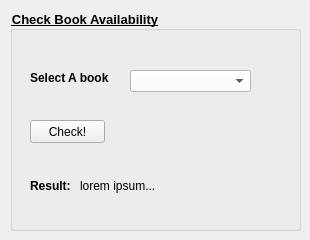
      <widget class="QWidget" name="checkBookAvaliableScreen">
       <widget class="QGroupBox" name="groupBox_4">
        <property name="geometry">
         <rect>
          <x>10</x>
          <y>10</y>
          <width>291</width>
          <height>221</height>
         </rect>
        </property>
        <property name="font">
         <font>
          <pointsize>10</pointsize>
          <weight>75</weight>
          <bold>true</bold>
          <underline>true</underline>
         </font>
        </property>
        <property name="styleSheet">
         <string notr="true">selection-background-color: rgb(235, 252, 255);</string>
        </property>
        <property name="title">
         <string>Check Book Availability</string>
        </property>
        <widget class="QLabel" name="label_55">
         <property name="geometry">
          <rect>
           <x>20</x>
           <y>150</y>
           <width>47</width>
           <height>51</height>
          </rect>
         </property>
         <property name="font">
          <font>
           <weight>75</weight>
           <bold>true</bold>
          </font>
         </property>
         <property name="text">
          <string>Result:</string>
         </property>
        </widget>
        <widget class="QPushButton" name="CheckAvailable_btn">
         <property name="geometry">
          <rect>
           <x>20</x>
           <y>110</y>
           <width>75</width>
           <height>23</height>
          </rect>
         </property>
         <property name="cursor">
          <cursorShape>PointingHandCursor</cursorShape>
         </property>
         <property name="text">
          <string>Check!</string>
         </property>
        </widget>
        <widget class="QLabel" name="label_56">
         <property name="geometry">
          <rect>
           <x>20</x>
           <y>60</y>
           <width>131</width>
           <height>16</height>
          </rect>
         </property>
         <property name="font">
          <font>
           <weight>75</weight>
           <bold>true</bold>
          </font>
         </property>
         <property name="text">
          <string>Select A book</string>
         </property>
        </widget>
        <widget class="QComboBox" name="books_drop">
         <property name="geometry">
          <rect>
           <x>120</x>
           <y>60</y>
           <width>121</width>
           <height>22</height>
          </rect>
         </property>
         <property name="palette">
          <palette>
           <active>
            <colorrole role="WindowText">
             <brush brushstyle="SolidPattern">
              <color alpha="255">
               <red>0</red>
               <green>0</green>
               <blue>0</blue>
              </color>
             </brush>
            </colorrole>
            <colorrole role="Button">
             <brush brushstyle="SolidPattern">
              <color alpha="255">
               <red>255</red>
               <green>255</green>
               <blue>255</blue>
              </color>
             </brush>
            </colorrole>
            <colorrole role="Light">
             <brush brushstyle="SolidPattern">
              <color alpha="255">
               <red>255</red>
               <green>255</green>
               <blue>255</blue>
              </color>
             </brush>
            </colorrole>
            <colorrole role="Midlight">
             <brush brushstyle="SolidPattern">
              <color alpha="255">
               <red>255</red>
               <green>255</green>
               <blue>255</blue>
              </color>
             </brush>
            </colorrole>
            <colorrole role="Dark">
             <brush brushstyle="SolidPattern">
              <color alpha="255">
               <red>127</red>
               <green>127</green>
               <blue>127</blue>
              </color>
             </brush>
            </colorrole>
            <colorrole role="Mid">
             <brush brushstyle="SolidPattern">
              <color alpha="255">
               <red>170</red>
               <green>170</green>
               <blue>170</blue>
              </color>
             </brush>
            </colorrole>
            <colorrole role="Text">
             <brush brushstyle="SolidPattern">
              <color alpha="255">
               <red>0</red>
               <green>0</green>
               <blue>0</blue>
              </color>
             </brush>
            </colorrole>
            <colorrole role="BrightText">
             <brush brushstyle="SolidPattern">
              <color alpha="255">
               <red>255</red>
               <green>255</green>
               <blue>255</blue>
              </color>
             </brush>
            </colorrole>
            <colorrole role="ButtonText">
             <brush brushstyle="SolidPattern">
              <color alpha="255">
               <red>0</red>
               <green>0</green>
               <blue>0</blue>
              </color>
             </brush>
            </colorrole>
            <colorrole role="Base">
             <brush brushstyle="SolidPattern">
              <color alpha="255">
               <red>255</red>
               <green>255</green>
               <blue>255</blue>
              </color>
             </brush>
            </colorrole>
            <colorrole role="Window">
             <brush brushstyle="SolidPattern">
              <color alpha="255">
               <red>255</red>
               <green>255</green>
               <blue>255</blue>
              </color>
             </brush>
            </colorrole>
            <colorrole role="Shadow">
             <brush brushstyle="SolidPattern">
              <color alpha="255">
               <red>0</red>
               <green>0</green>
               <blue>0</blue>
              </color>
             </brush>
            </colorrole>
            <colorrole role="Highlight">
             <brush brushstyle="SolidPattern">
              <color alpha="255">
               <red>167</red>
               <green>214</green>
               <blue>255</blue>
              </color>
             </brush>
            </colorrole>
            <colorrole role="HighlightedText">
             <brush brushstyle="SolidPattern">
              <color alpha="255">
               <red>0</red>
               <green>0</green>
               <blue>0</blue>
              </color>
             </brush>
            </colorrole>
            <colorrole role="AlternateBase">
             <brush brushstyle="SolidPattern">
              <color alpha="255">
               <red>255</red>
               <green>255</green>
               <blue>255</blue>
              </color>
             </brush>
            </colorrole>
            <colorrole role="ToolTipBase">
             <brush brushstyle="SolidPattern">
              <color alpha="255">
               <red>255</red>
               <green>255</green>
               <blue>220</blue>
              </color>
             </brush>
            </colorrole>
            <colorrole role="ToolTipText">
             <brush brushstyle="SolidPattern">
              <color alpha="255">
               <red>0</red>
               <green>0</green>
               <blue>0</blue>
              </color>
             </brush>
            </colorrole>
            <colorrole role="PlaceholderText">
             <brush brushstyle="SolidPattern">
              <color alpha="128">
               <red>0</red>
               <green>0</green>
               <blue>0</blue>
              </color>
             </brush>
            </colorrole>
           </active>
           <inactive>
            <colorrole role="WindowText">
             <brush brushstyle="SolidPattern">
              <color alpha="255">
               <red>0</red>
               <green>0</green>
               <blue>0</blue>
              </color>
             </brush>
            </colorrole>
            <colorrole role="Button">
             <brush brushstyle="SolidPattern">
              <color alpha="255">
               <red>255</red>
               <green>255</green>
               <blue>255</blue>
              </color>
             </brush>
            </colorrole>
            <colorrole role="Light">
             <brush brushstyle="SolidPattern">
              <color alpha="255">
               <red>255</red>
               <green>255</green>
               <blue>255</blue>
              </color>
             </brush>
            </colorrole>
            <colorrole role="Midlight">
             <brush brushstyle="SolidPattern">
              <color alpha="255">
               <red>255</red>
               <green>255</green>
               <blue>255</blue>
              </color>
             </brush>
            </colorrole>
            <colorrole role="Dark">
             <brush brushstyle="SolidPattern">
              <color alpha="255">
               <red>127</red>
               <green>127</green>
               <blue>127</blue>
              </color>
             </brush>
            </colorrole>
            <colorrole role="Mid">
             <brush brushstyle="SolidPattern">
              <color alpha="255">
               <red>170</red>
               <green>170</green>
               <blue>170</blue>
              </color>
             </brush>
            </colorrole>
            <colorrole role="Text">
             <brush brushstyle="SolidPattern">
              <color alpha="255">
               <red>0</red>
               <green>0</green>
               <blue>0</blue>
              </color>
             </brush>
            </colorrole>
            <colorrole role="BrightText">
             <brush brushstyle="SolidPattern">
              <color alpha="255">
               <red>255</red>
               <green>255</green>
               <blue>255</blue>
              </color>
             </brush>
            </colorrole>
            <colorrole role="ButtonText">
             <brush brushstyle="SolidPattern">
              <color alpha="255">
               <red>0</red>
               <green>0</green>
               <blue>0</blue>
              </color>
             </brush>
            </colorrole>
            <colorrole role="Base">
             <brush brushstyle="SolidPattern">
              <color alpha="255">
               <red>255</red>
               <green>255</green>
               <blue>255</blue>
              </color>
             </brush>
            </colorrole>
            <colorrole role="Window">
             <brush brushstyle="SolidPattern">
              <color alpha="255">
               <red>255</red>
               <green>255</green>
               <blue>255</blue>
              </color>
             </brush>
            </colorrole>
            <colorrole role="Shadow">
             <brush brushstyle="SolidPattern">
              <color alpha="255">
               <red>0</red>
               <green>0</green>
               <blue>0</blue>
              </color>
             </brush>
            </colorrole>
            <colorrole role="Highlight">
             <brush brushstyle="SolidPattern">
              <color alpha="255">
               <red>85</red>
               <green>170</green>
               <blue>255</blue>
              </color>
             </brush>
            </colorrole>
            <colorrole role="HighlightedText">
             <brush brushstyle="SolidPattern">
              <color alpha="255">
               <red>0</red>
               <green>0</green>
               <blue>0</blue>
              </color>
             </brush>
            </colorrole>
            <colorrole role="AlternateBase">
             <brush brushstyle="SolidPattern">
              <color alpha="255">
               <red>255</red>
               <green>255</green>
               <blue>255</blue>
              </color>
             </brush>
            </colorrole>
            <colorrole role="ToolTipBase">
             <brush brushstyle="SolidPattern">
              <color alpha="255">
               <red>255</red>
               <green>255</green>
               <blue>220</blue>
              </color>
             </brush>
            </colorrole>
            <colorrole role="ToolTipText">
             <brush brushstyle="SolidPattern">
              <color alpha="255">
               <red>0</red>
               <green>0</green>
               <blue>0</blue>
              </color>
             </brush>
            </colorrole>
            <colorrole role="PlaceholderText">
             <brush brushstyle="SolidPattern">
              <color alpha="128">
               <red>0</red>
               <green>0</green>
               <blue>0</blue>
              </color>
             </brush>
            </colorrole>
           </inactive>
           <disabled>
            <colorrole role="WindowText">
             <brush brushstyle="SolidPattern">
              <color alpha="255">
               <red>127</red>
               <green>127</green>
               <blue>127</blue>
              </color>
             </brush>
            </colorrole>
            <colorrole role="Button">
             <brush brushstyle="SolidPattern">
              <color alpha="255">
               <red>255</red>
               <green>255</green>
               <blue>255</blue>
              </color>
             </brush>
            </colorrole>
            <colorrole role="Light">
             <brush brushstyle="SolidPattern">
              <color alpha="255">
               <red>255</red>
               <green>255</green>
               <blue>255</blue>
              </color>
             </brush>
            </colorrole>
            <colorrole role="Midlight">
             <brush brushstyle="SolidPattern">
              <color alpha="255">
               <red>255</red>
               <green>255</green>
               <blue>255</blue>
              </color>
             </brush>
            </colorrole>
            <colorrole role="Dark">
             <brush brushstyle="SolidPattern">
              <color alpha="255">
               <red>127</red>
               <green>127</green>
               <blue>127</blue>
              </color>
             </brush>
            </colorrole>
            <colorrole role="Mid">
             <brush brushstyle="SolidPattern">
              <color alpha="255">
               <red>170</red>
               <green>170</green>
               <blue>170</blue>
              </color>
             </brush>
            </colorrole>
            <colorrole role="Text">
             <brush brushstyle="SolidPattern">
              <color alpha="255">
               <red>127</red>
               <green>127</green>
               <blue>127</blue>
              </color>
             </brush>
            </colorrole>
            <colorrole role="BrightText">
             <brush brushstyle="SolidPattern">
              <color alpha="255">
               <red>255</red>
               <green>255</green>
               <blue>255</blue>
              </color>
             </brush>
            </colorrole>
            <colorrole role="ButtonText">
             <brush brushstyle="SolidPattern">
              <color alpha="255">
               <red>127</red>
               <green>127</green>
               <blue>127</blue>
              </color>
             </brush>
            </colorrole>
            <colorrole role="Base">
             <brush brushstyle="SolidPattern">
              <color alpha="255">
               <red>255</red>
               <green>255</green>
               <blue>255</blue>
              </color>
             </brush>
            </colorrole>
            <colorrole role="Window">
             <brush brushstyle="SolidPattern">
              <color alpha="255">
               <red>255</red>
               <green>255</green>
               <blue>255</blue>
              </color>
             </brush>
            </colorrole>
            <colorrole role="Shadow">
             <brush brushstyle="SolidPattern">
              <color alpha="255">
               <red>0</red>
               <green>0</green>
               <blue>0</blue>
              </color>
             </brush>
            </colorrole>
            <colorrole role="Highlight">
             <brush brushstyle="SolidPattern">
              <color alpha="255">
               <red>229</red>
               <green>229</green>
               <blue>229</blue>
              </color>
             </brush>
            </colorrole>
            <colorrole role="HighlightedText">
             <brush brushstyle="SolidPattern">
              <color alpha="255">
               <red>255</red>
               <green>255</green>
               <blue>255</blue>
              </color>
             </brush>
            </colorrole>
            <colorrole role="AlternateBase">
             <brush brushstyle="SolidPattern">
              <color alpha="255">
               <red>255</red>
               <green>255</green>
               <blue>255</blue>
              </color>
             </brush>
            </colorrole>
            <colorrole role="ToolTipBase">
             <brush brushstyle="SolidPattern">
              <color alpha="255">
               <red>255</red>
               <green>255</green>
               <blue>220</blue>
              </color>
             </brush>
            </colorrole>
            <colorrole role="ToolTipText">
             <brush brushstyle="SolidPattern">
              <color alpha="255">
               <red>0</red>
               <green>0</green>
               <blue>0</blue>
              </color>
             </brush>
            </colorrole>
            <colorrole role="PlaceholderText">
             <brush brushstyle="SolidPattern">
              <color alpha="128">
               <red>0</red>
               <green>0</green>
               <blue>0</blue>
              </color>
             </brush>
            </colorrole>
           </disabled>
          </palette>
         </property>
        </widget>
        <widget class="QLabel" name="result">
         <property name="geometry">
          <rect>
           <x>70</x>
           <y>150</y>
           <width>201</width>
           <height>51</height>
          </rect>
         </property>
         <property name="text">
          <string>lorem ipsum...</string>
         </property>
         <property name="wordWrap">
          <bool>true</bool>
         </property>
        </widget>
       </widget>
      </widget>
